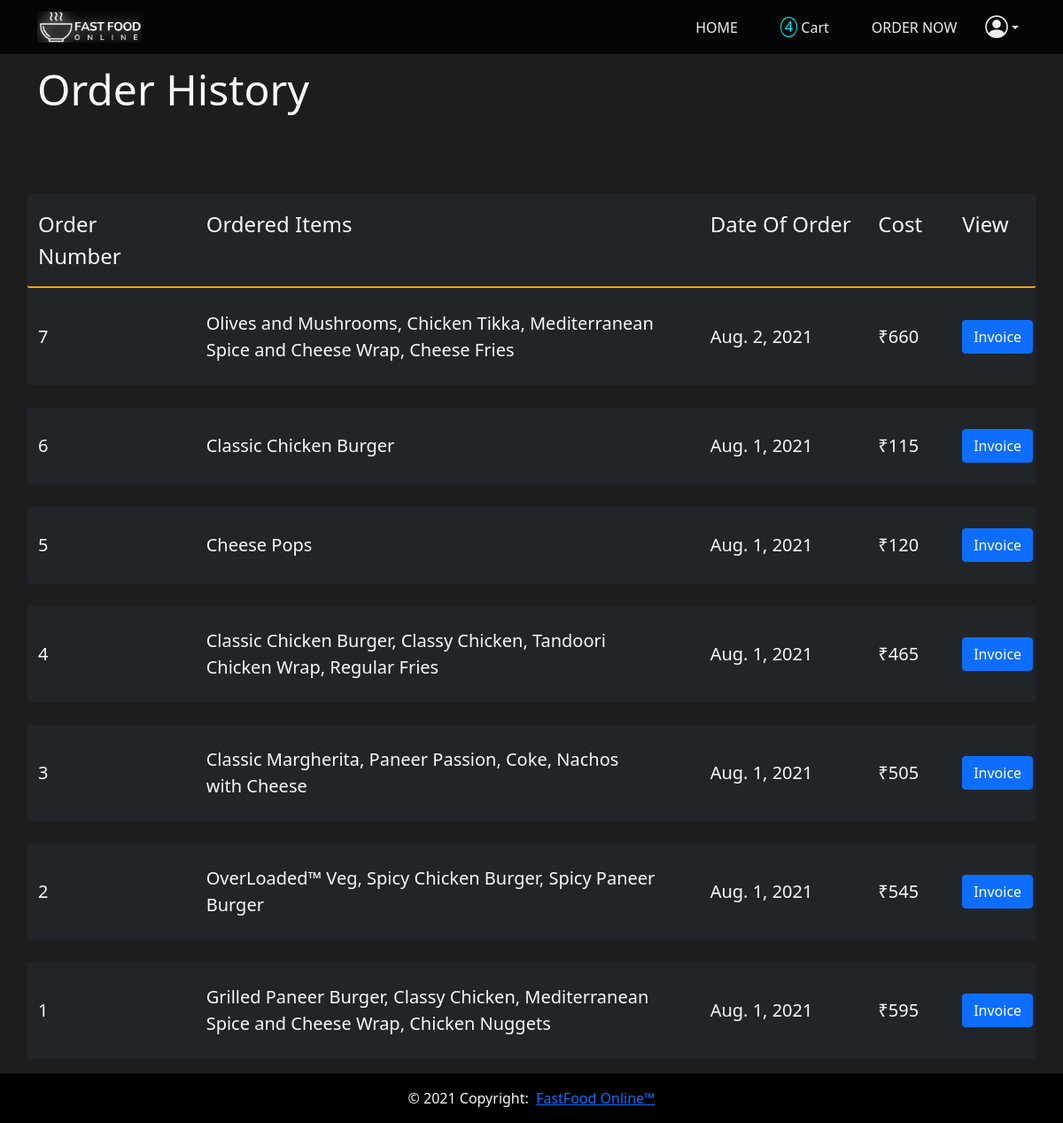
The page /orders/ (signed in) on the database as committed earlier.
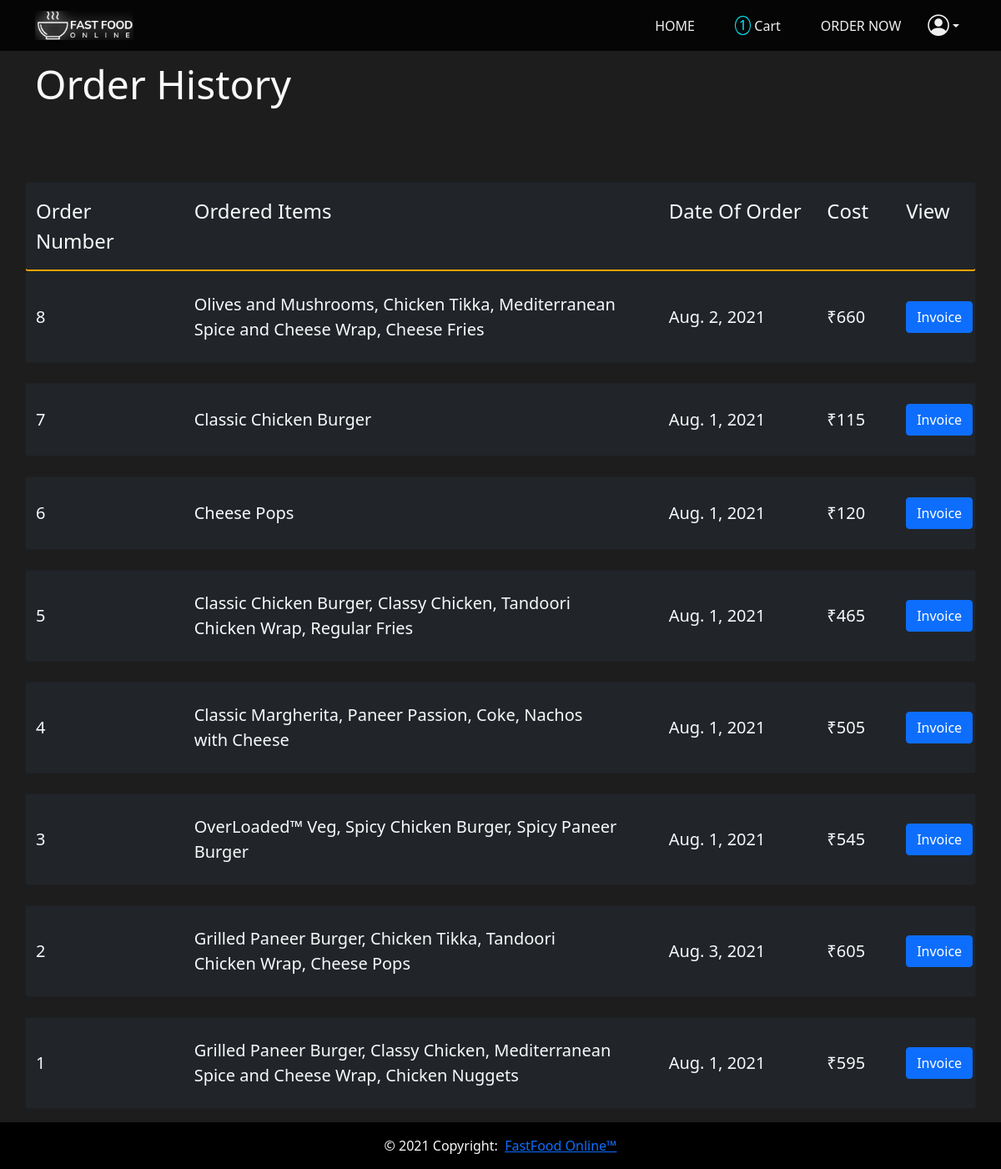
The same page on the database as committed later.
### baseapp/models.py (models this page shows)
class Orders(models.Model):
    OrderID = models.AutoField(primary_key=True)
    OrderNumber = models.CharField(null=True, max_length=400)
    CustomerID = models.ForeignKey(Customer,on_delete=models.SET_NULL, null=True)
    ProductID = models.ForeignKey(Products,on_delete=models.SET_NULL, null=True)
    DateOrdered = models.DateField(auto_now_add=True)
    OrderStatus = models.CharField(max_length=100, null=True, blank=True)
    Address = models.TextField(null=True, blank=True)
    ItemPrice = models.IntegerField(null=True)

class Products(models.Model):
    ProductID = models.AutoField(primary_key=True)
    ProductName = models.CharField(max_length=200, null=True, blank=True)
    Stock = models.IntegerField()
    Category = models.CharField(max_length=200, null=True, blank=True)
    Price = models.IntegerField()
    Description = models.CharField(max_length=600, blank=True, null=True)
    Vegetarian = models.BooleanField(default=False)
    Image = models.ImageField(null= True, blank=True)
    def __str__(self):
        return self.ProductName

### baseapp/views.py (the view)
# urls.py: path('orders/', views.orderhistory, name='orders'),
def orderhistory(request):
    if request.user.is_authenticated:
        currentCustomer = Customer.objects.get(user=request.user)
        queryset = Cart.objects.filter(CustomerID=currentCustomer)
        cartitems = []
        for obj in queryset:
            cartitems.append(obj.ProductID)
        context = {'cartitems':cartitems}
        AllOrderedObjects = Orders.objects.filter(CustomerID= currentCustomer).order_by('OrderNumber')
        if len(AllOrderedObjects) == 0:
            context['SeparateOrders'] = []
            context['OrderCosts'] = []
            return render(request, 'baseapp/orders.html', context)
        SeparateOrders = []
        TempOrderNum = AllOrderedObjects[0].OrderNumber
        o = []
        for Object in AllOrderedObjects:
            if Object.OrderNumber == TempOrderNum:
                o.append(Object)
            else:
                SeparateOrders.append(o)
                o = []
                o.append(Object)
                TempOrderNum = Object.OrderNumber
        if SeparateOrders == []:
            SeparateOrders.append(o)
        OrderCosts = []
        for OrderSet in SeparateOrders:
            TempCost = 0
            for IndividualOrder in OrderSet:
                TempCost += IndividualOrder.ItemPrice
            OrderCosts.append(TempCost)
        context['SeparateOrders'] = SeparateOrders
        context['OrderCosts'] = OrderCosts
        if request.method == "GET":
            if request.GET.get('OrderView') is not None:
                onum = request.GET.get('OrderView')
                requiredOrder = None
                index = 0
                for Order in SeparateOrders:
                    if Order[0].OrderNumber == onum:
                        requiredOrder = Order
                        total = OrderCosts[index]
                    index+=1
                context = {}
                context['Order'] = requiredOrder
                context['total'] = total
                return render(request, 'baseapp/orderview.html', context)
        return render(request, 'baseapp/orders.html', context)
    else:
        return redirect(reverse('login'))

### baseapp/templatetags/ExtraTags.py (called while the page is built)
@register.filter
def index(indexable, i):
    return indexable[i]

@register.filter
def subtract(value, arg):
    return value - arg

### baseapp/templates/baseapp/orders.html (shortened to what this page needs)
{% load static %}
{% load ExtraTags %}
<html lang="en">
<head>
    <link href="https://cdn.jsdelivr.net/npm/bootstrap@5.0.2/dist/css/bootstrap.min.css" rel="stylesheet">
    <link rel="stylesheet" href="https://cdn.jsdelivr.net/npm/bootstrap-icons@1.5.0/font/bootstrap-icons.css">
</head>
<body>
<div id="page-container">
<div id="content-wrap">
  <nav class="navbar navbar-expand-lg navbar-dark fixed-top">
    <div class="container">
      <a class="navbar-brand" href="{% url 'home' %}">
        <img src="{% static 'images/Logo.png' %}" alt="" height="35em">
      </a>
      <div class="collapse navbar-collapse justify-content-end" id="navbarNavAltMarkup">
        <div class="navbar-nav">
          <a class="nav-link d-flex align-items-center justify-content-center mx-3" href="{% url 'home' %}">HOME</a>
          <a class="nav-link d-flex align-items-center justify-content-center mx-3" href="{% url 'cart' %}">
            <span class="cartcounter d-flex justify-content-center align-items-center px-1">{{ cartitems|length }}</span> &nbsp;Cart
          </a>
          <a class="nav-link d-flex align-items-center justify-content-center mx-3" href="{% url 'menu' %}">ORDER NOW</a>
          <a class="nav-link dropdown-toggle d-flex justify-content-center align-items-center" href="#" id="profileDrop" role="button" data-bs-toggle="dropdown" aria-expanded="false">
            <i id="profileIcon" style="font-size: 1.6em;" class="bi-person-circle"></i>
          </a>
        </div>
      </div>
    </div>
</nav>
  <div class="container">
    <br><br><br>
    <p class="display-5 text-light">Order History</p>
    <br><br><br>
    {% if SeparateOrders|length == 0 %}
    <p class="display-6 text-primary">You have not placed any orders yet. After you make your first order, you can view them here.</p>
    {% else %}
    <div class="row">
      <div class="card bg-dark py-3" style="border-bottom: solid 2px rgb(255, 166, 0);">
        <div class="row justify-content-center">
          <div class="col-2 col-md-2 text-light fs-4">Order Number</div>
          <div class="col-4 col-md-6 text-light fs-4">Ordered Items</div>
          <div class="col-2 text-light fs-4">Date Of Order</div>
          <div class="col-2 col-md-1 text-light fs-4">Cost</div>
          <div class="col-2 col-md-1 text-light fs-4">View</div>
        </div>
      </div>
    </div>
    {% for order in SeparateOrders %}
    <div class="row">
      <div class="card bg-dark py-4 hoverable">
        <div class="row justify-content-center align-items-center">
          <div class="col-1 col-md-2 text-light lead ">{{ SeparateOrders|length|subtract:forloop.counter0 }}</div>
          <div class="col-5 col-xl-6 text-light pe-md-5 lead">
            {% for item in order %}
              {{ item.ProductID }}{% if forloop.last %}{% else %},{% endif %}
            {% endfor %}
          </div>
          <div class="col-2 text-light lead ">{{ order.0.DateOrdered }}</div>
          <div class="col-2 col-md-1 text-light lead ">₹{{ OrderCosts|index:forloop.counter0 }}</div>
          <div class="col-2 col-xl-1 text-light d-flex align-items-center lead">
            <form action="" method="GET">
              <button class="btn btn-primary" type="submit" value="{{ order.0.OrderNumber }}" name="OrderView" >Invoice</button>
            </form>
          </div>
        </div>
      </div>
    </div>
    <br>
    {% endfor %}
    {% endif %}
  </div>
</div>
  <footer id="footer" class="page-footer">
    <div class="footer-copyright text-center text-light py-3">© 2021 Copyright: &nbsp;<a href="{% url 'home' %}">FastFood Online™</a></div>
  </footer>
</div>
  </body>
</html>

### baseapp/templates/baseapp/orders.html (style rules this page uses)
footer { background-color: black; bottom: 0; }
nav { position: fixed; background-color: rgba(0, 0, 0, 0.8); }
.nav-link { color: #f0f0f0 !important; }
body { background-color: #1d1d1d !important; }
#page-container { position: relative; min-height: 100vh; }
#content-wrap { padding-bottom: 3rem; }
#footer { position: absolute; bottom: 0; width: 100%; height: 3.5rem; }
.cartcounter { border: solid 1px rgb(0, 247, 255); border-radius: 50%; width: fit-content; height: fit-content; color: rgb(0, 247, 255); line-height: 1em; padding-top: 1.5px; padding-bottom: 3px; }
form { margin-block-end: 0; }

Rows that differ between the two databases and show on the page:
computed for Orders "Aug. 2, 2021": counter0 "7" → "8"
computed for Orders (number 5 of 25 on the later page): counter0 "6" → "7"
computed for Orders (number 6 of 25 on the later page): counter0 "5" → "6"
computed for Orders (number 7 of 25 on the later page): counter0 "4" → "5"
computed for Orders "Classic Margherita": counter0 "3" → "4"
computed for Orders "OverLoaded™ Veg": counter0 "2" → "3"
added Orders: counter0 "2", ProductID "Grilled Paneer Burger", DateOrdered "Aug. 3, 2021", counter0 "605"
added Orders: ProductID "Chicken Tikka", shown under "2"
added Orders: ProductID "Tandoori Chicken Wrap", shown under "2"
added Orders: ProductID "Cheese Pops", shown under "2"
Other text that changed with them:
{{ cartitems|length }}: "4" → "1"
